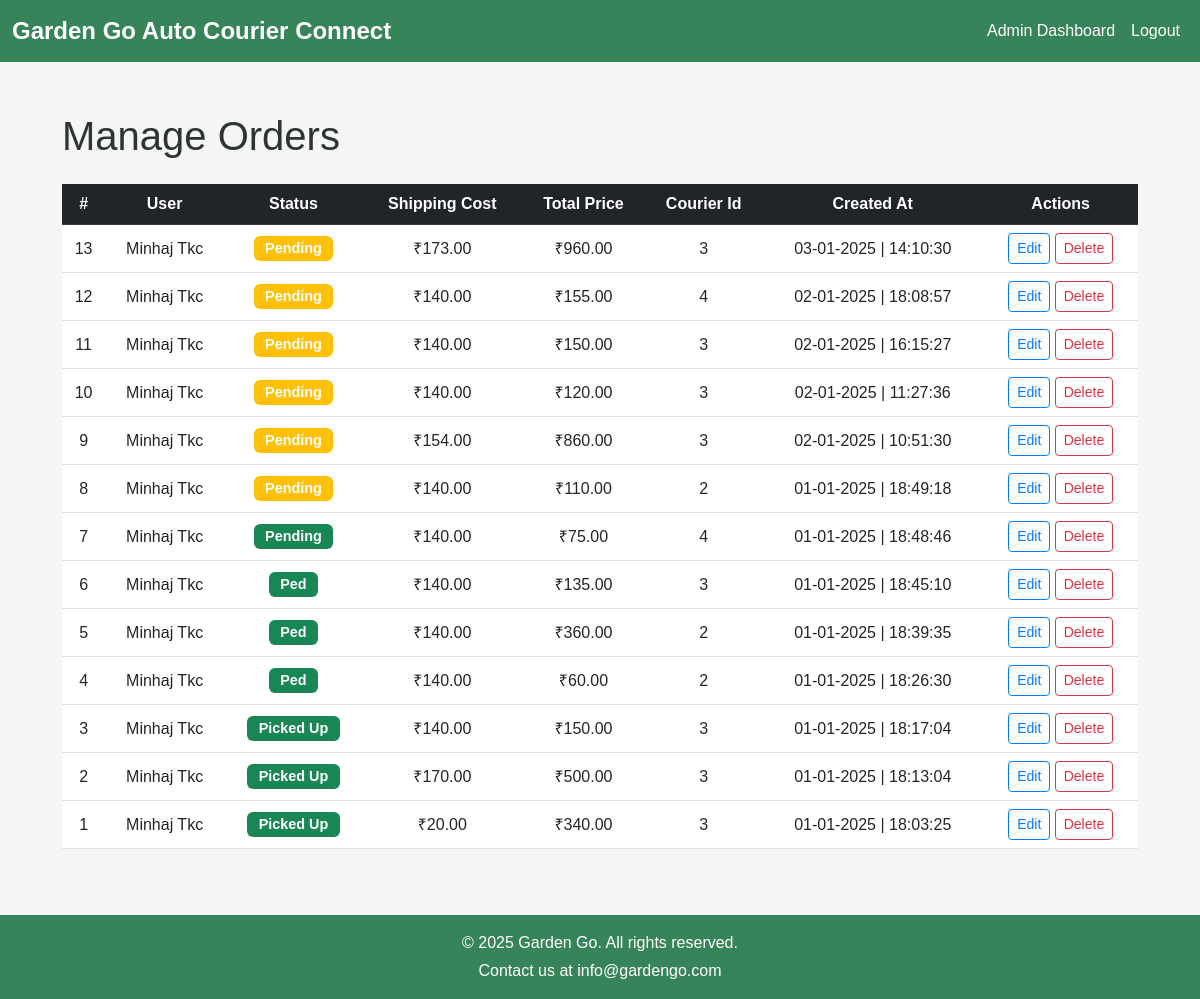
Page /admin/admin/orders (signed in) on the earlier database version.
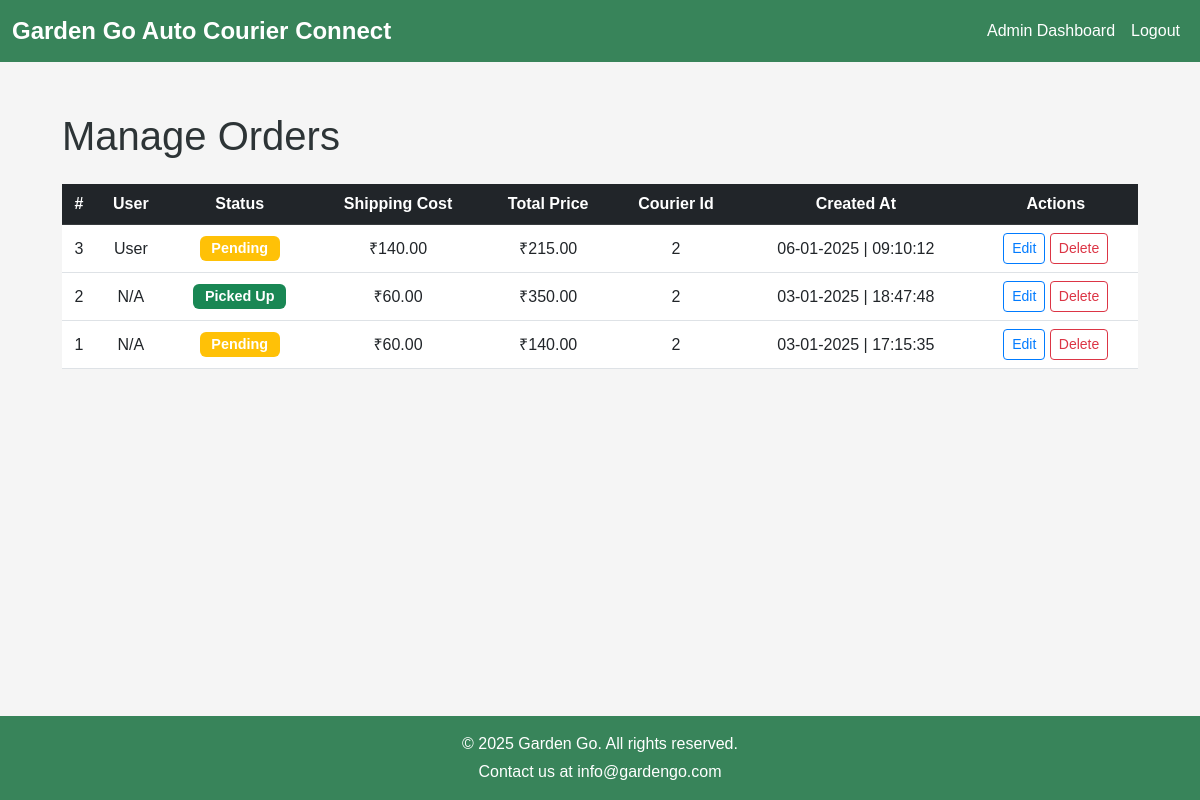
Same page on the later database version.
### models.py (models this page shows, shortened)
class Order(db.Model):
    __tablename__ = 'order'
    order_id = db.Column(db.Integer, primary_key=True)
    user_id = db.Column(db.Integer, db.ForeignKey('users.user_id'))
    assigned_to = db.Column(db.Integer, db.ForeignKey('users.user_id'))  # New attribute
    status = db.Column(db.String, nullable=False)
    address = db.Column(db.String(300))
    estimated_delivery = db.Column(db.DateTime)
    actual_delivery = db.Column(db.DateTime)
    updated_at = db.Column(db.DateTime, default=datetime.utcnow)
    total_price = db.Column(db.Float, nullable=False)
    shipping_cost = db.Column(db.Float, nullable=False)
    pincode = db.Column(db.String)
    created_at = db.Column(db.DateTime, default=datetime.utcnow)
    user = db.relationship('User', foreign_keys=[user_id], back_populates='orders')  # Updated
    assigned_user = db.relationship('User', foreign_keys=[assigned_to], back_populates='assigned_orders')  # New relationship
    order_items = db.relationship('OrderItem', back_populates='order')

class User(db.Model, UserMixin):
    __tablename__ = 'users'
    user_id = db.Column(db.Integer, primary_key=True)
    name = db.Column(db.String(150), nullable=False)
    email = db.Column(db.String(150), unique=True, nullable=False)
    password_hash = db.Column(db.String(256), nullable=False)
    role = db.Column(db.String(50), nullable=False)
    created_at = db.Column(db.DateTime, default=datetime.utcnow)
    profile_updated_at = db.Column(db.DateTime)
    last_login = db.Column(db.DateTime)
    address = db.Column(db.String(300))
    phone_number = db.Column(db.String(15))
    pincode = db.Column(db.String(10))
    region = db.Column(db.String(50))
    country = db.Column(db.String(50), default="India")
    vehicle_info = db.Column(db.String(150))
    vehicle_number = db.Column(db.String(50))
    orders = db.relationship('Order', foreign_keys='Order.user_id', back_populates='user')  # Updated
    assigned_orders = db.relationship('Order', foreign_keys='Order.assigned_to', back_populates='assigned_user')  # New relationship
    carts = db.relationship('Cart', back_populates='user')
    password_resets = db.relationship('PasswordReset', back_populates='user')
    subscriptions = db.relationship('Subscription', back_populates='user')

### admin.py (the view)
@admin_bp.route('/admin/orders')
@login_required  # Ensure only logged-in users can access
def admin_orders():
    orders = Order.query.order_by(Order.created_at.desc()).all()
    return render_template('admin/admin_orders.html', orders=orders)

### app.py (called while the page is built)
@login_manager.user_loader
def load_user(user_id):
    return User.query.get(int(user_id))

@app.before_request
def update_last_login():
    if current_user.is_authenticated:
        current_user.last_login = datetime.utcnow()
        db.session.commit()

### templates/admin/admin_orders.html (shortened to what this page needs)
{% extends 'base.html' %}
{% block css %}
<link
  rel="stylesheet"
  href="{{ url_for('static', filename='css/admin/admin_orders.css') }}"
/>
{% endblock %}
{% block content %}
<div class="admin-orders-container">
    <div class="container">
        <h1 class="mb-4">Manage Orders</h1>
        <table class="table table-hover align-middle">
            <thead class="table-dark">
                <tr>
                    <th>#</th>
                    <th>User</th>
                    <th>Status</th>
                    <th>Shipping Cost</th>
                    <th>Total Price</th>
                    <th>Courier Id</th>
                    <th>Created At</th>
                    <th>Actions</th>
                </tr>
            </thead>
            <tbody>
                {% for order in orders %}
                <tr>
                    <td>{{ order.order_id }}</td>
                    <td>{{ order.user.name if order.user else "N/A" }}</td>
                    <td>
                        <span class="badge bg-{{ 'warning' if order.status == 'Pending' else 'info' if order.status == 'Processing' else 'success' }}">
                            {{ order.status }}
                        </span>
                    </td>
                    <td>₹{{ "%.2f"|format(order.shipping_cost) }}</td>
                    <td>₹{{ "%.2f"|format(order.total_price) }}</td>
                    <td>{{ order.assigned_to if order.assigned_to else "N/A" }}</td>
                    <td>{{ order.created_at.strftime('%d-%m-%Y | %H:%M:%S') }}</td>
                    <td>
                        <button
                            class="btn btn-outline-primary btn-sm"
                            data-bs-toggle="modal"
                            data-bs-target="#updateModal{{ order.order_id }}">
                             Edit
                        </button>
                        <form
                            method="post"
                            action="{{ url_for('admin.delete_order', order_id=order.order_id) }}"
                            class="d-inline">
                            <button type="submit" class="btn btn-outline-danger btn-sm">
                                 Delete
                            </button>
                        </form>
                    </td>
                </tr>
                {% endfor %}
            </tbody>
        </table>
    </div>
</div>
{% endblock %}

Differences in the rows shown:
removed Order: order_id "13", user "Minhaj Tkc", status "Pending", shipping_cost "173.00", total_price "960.00", assigned_to "3", created_at "03-01-2025 | 14:10:30"
removed Order: order_id "12", user "Minhaj Tkc", status "Pending", shipping_cost "140.00", total_price "155.00", assigned_to "4", created_at "02-01-2025 | 18:08:57"
removed Order: order_id "11", user "Minhaj Tkc", status "Pending", shipping_cost "140.00", total_price "150.00", assigned_to "3", created_at "02-01-2025 | 16:15:27"
removed Order: order_id "10", user "Minhaj Tkc", status "Pending", shipping_cost "140.00", total_price "120.00", assigned_to "3", created_at "02-01-2025 | 11:27:36"
removed Order: order_id "9", user "Minhaj Tkc", status "Pending", shipping_cost "154.00", total_price "860.00", assigned_to "3", created_at "02-01-2025 | 10:51:30"
removed Order: order_id "8", user "Minhaj Tkc", status "Pending", shipping_cost "140.00", total_price "110.00", assigned_to "2", created_at "01-01-2025 | 18:49:18"
removed Order: order_id "7", user "Minhaj Tkc", status "Pending", shipping_cost "140.00", total_price "75.00", assigned_to "4", created_at "01-01-2025 | 18:48:46"
removed Order: order_id "6", user "Minhaj Tkc", status "Ped", shipping_cost "140.00", total_price "135.00", assigned_to "3", created_at "01-01-2025 | 18:45:10"
removed Order: order_id "5", user "Minhaj Tkc", status "Ped", shipping_cost "140.00", total_price "360.00", assigned_to "2", created_at "01-01-2025 | 18:39:35"
removed Order: order_id "4", user "Minhaj Tkc", status "Ped", shipping_cost "140.00", total_price "60.00", assigned_to "2", created_at "01-01-2025 | 18:26:30"
changed Order id 3: user "Minhaj Tkc" → "User"; status "Picked Up" → "Pending"; total_price "150.00" → "215.00"; assigned_to "3" → "2"; created_at "01-01-2025 | 18:17:04" → "06-01-2025 | 09:10:12"
changed Order "Picked Up": user "Minhaj Tkc" → "N/A"; shipping_cost "170.00" → "60.00"; total_price "500.00" → "350.00"; assigned_to "3" → "2"; created_at "01-01-2025 | 18:13:04" → "03-01-2025 | 18:47:48"
changed Order id 1: user "Minhaj Tkc" → "N/A"; status "Picked Up" → "Pending"; shipping_cost "20.00" → "60.00"; total_price "340.00" → "140.00"; assigned_to "3" → "2"; created_at "01-01-2025 | 18:03:25" → "03-01-2025 | 17:15:35"
